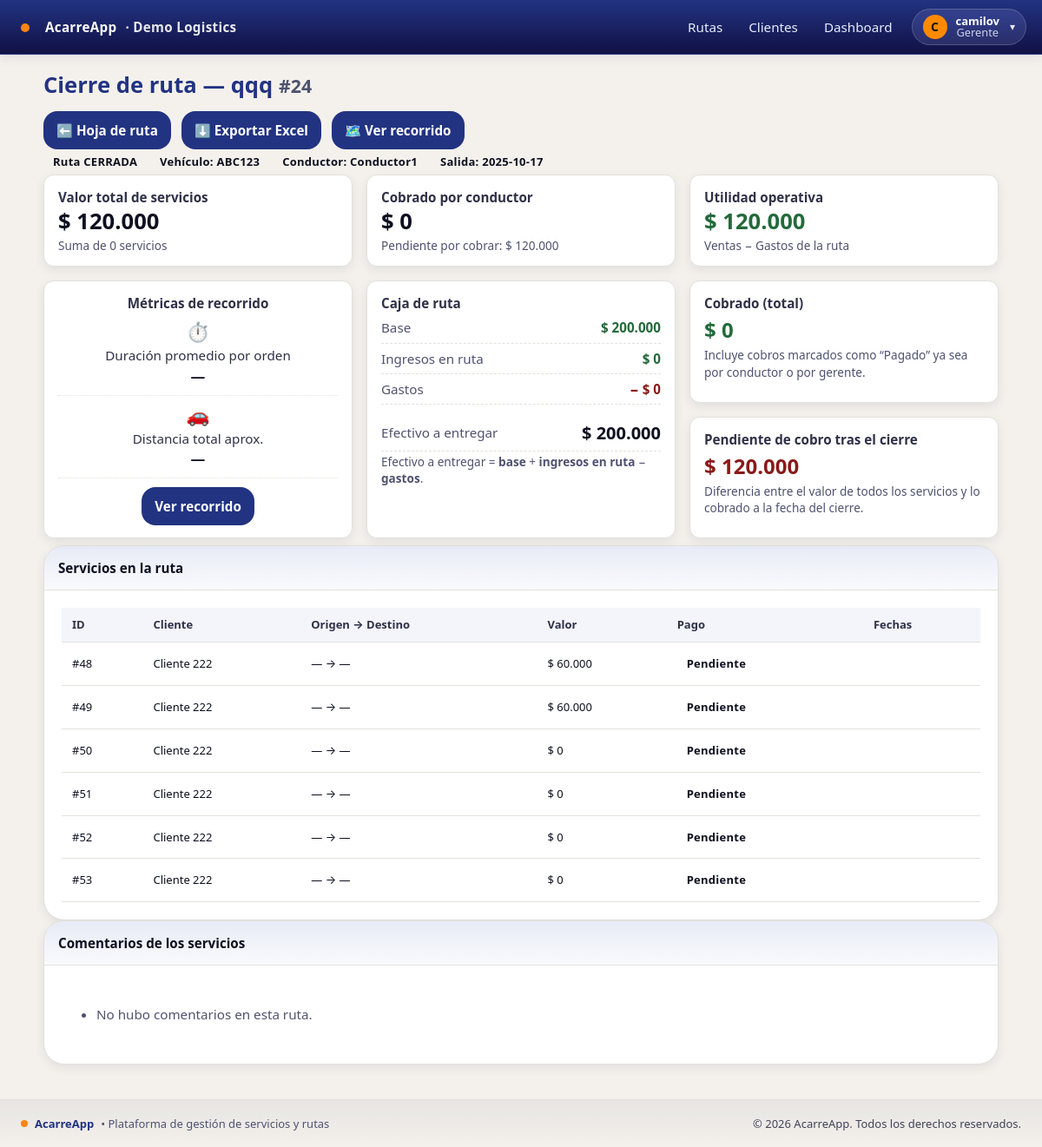
Screenshot of /rutas/24/cierre/ (signed in) with the database file from the repository.
### empresa/models.py (models this page shows, shortened)
class Empresa(models.Model):
    nombre = models.CharField(max_length=120, unique=True)
    slug = models.SlugField(max_length=60, unique=True)
    nit = models.CharField(max_length=30, blank=True)
    activa = models.BooleanField(default=True)
    created_at = models.DateTimeField(auto_now_add=True)

class Vehiculo(models.Model):
    empresa = models.ForeignKey(Empresa, on_delete=models.PROTECT)
    placa = models.CharField(max_length=15)
    marca = models.CharField(max_length=60, blank=True)
    modelo = models.CharField(max_length=60, blank=True)
    activo = models.BooleanField(default=True)
    class Meta:
        unique_together = [('empresa','placa')]
        ordering = ['placa']

class Cliente(models.Model):
    empresa = models.ForeignKey(Empresa, on_delete=models.PROTECT)
    nombre = models.CharField(max_length=120)
    contacto = models.CharField(max_length=120, blank=True)
    telefono = models.CharField(max_length=50, blank=True)
    direccion = models.CharField(max_length=200, blank=True)
    activo = models.BooleanField(default=True)
    class Meta:
        unique_together = [('empresa','nombre')]
        ordering = ['nombre']

### usuarios/models.py (models this page shows, shortened)
class UserProfile(models.Model):
    user = models.OneToOneField(User, on_delete=models.CASCADE)
    empresa = models.ForeignKey(Empresa, on_delete=models.PROTECT, null=True)
    rol = models.CharField(max_length=20, choices=[('GERENTE','Gerente'),('CONDUCTOR','Conductor')])

### rutas/models.py (models this page shows, shortened)
class Ruta(models.Model):
    empresa = models.ForeignKey(Empresa, on_delete=models.CASCADE)
    fecha_salida = models.DateField()
    vehiculo = models.ForeignKey(Vehiculo, on_delete=models.PROTECT)
    conductor = models.ForeignKey(User, on_delete=models.PROTECT)
    base_efectivo = models.DecimalField(max_digits=10, decimal_places=2, default=200000)
    estado = models.CharField(max_length=20, choices=[('ACTIVA', 'Activa'), ('CERRADA', 'Cerrada')], default='ACTIVA')
    nombre = models.CharField(max_length=150, blank=True, help_text="Ej: Jardin - Medellin - Jardin")
    created_at = models.DateTimeField(auto_now_add=True)

class CierreRuta(models.Model):
    empresa = models.ForeignKey(Empresa, on_delete=models.PROTECT)
    ruta = models.OneToOneField(Ruta, on_delete=models.PROTECT, related_name='cierre')
    total_servicios = models.PositiveIntegerField(default=0)
    total_cobrado = models.IntegerField(default=0)
    total_pendiente = models.IntegerField(default=0)
    total_gastos = models.IntegerField(default=0)
    total_ingresos = models.IntegerField(default=0)
    utilidad_neta = models.IntegerField(default=0)
    generado_por = models.ForeignKey(User, on_delete=models.PROTECT)
    generado_en = models.DateTimeField(auto_now_add=True)

### servicios/models.py (models this page shows, shortened)
class Servicio(models.Model):
    PENDIENTE = 'PEND'
    ANTICIPO = 'ANT'
    PAGADO = 'PAG'
    ESTADOS = [(PENDIENTE,'Pendiente'), (ANTICIPO,'Recibir anticipo'), (PAGADO,'Pagado')]
    cliente = models.ForeignKey('empresa.Cliente', on_delete=models.PROTECT)
    ruta = models.ForeignKey('rutas.Ruta', on_delete=models.CASCADE, related_name='servicios')
    valor = models.PositiveIntegerField(default=0)
    estado_pago = models.CharField(max_length=4, choices=ESTADOS, default=PENDIENTE)
    anticipo = models.PositiveIntegerField(default=0)
    origen = models.CharField(max_length=200, blank=True)
    destino = models.CharField(max_length=200, blank=True)
    notas = models.TextField(blank=True)
    recogido = models.BooleanField(default=False)
    entregado = models.BooleanField(default=False)
    recogido_en = models.DateTimeField(null=True, blank=True)
    lat_recogida = models.FloatField(null=True, blank=True)
    lon_recogida = models.FloatField(null=True, blank=True)
    entregado_en = models.DateTimeField(null=True, blank=True)
    lat_entrega = models.FloatField(null=True, blank=True)
    lon_entrega = models.FloatField(null=True, blank=True)
    orden = models.PositiveIntegerField(default=0, db_index=True)
    cantidad = models.PositiveIntegerField(
        default=1,
        validators=[MinValueValidator(1)],
        help_text="Número de unidades asociadas al servicio (mínimo 1)."
    )
    class Meta:
        ordering = ['ruta', 'orden', 'id']

### rutas/views.py (the view)
# urls.py: path('<int:ruta_id>/cierre/', views.cierre_resumen, name='cierre_resumen'),
@login_required
def cierre_resumen(request, ruta_id: int):
    ruta = get_object_or_404(Ruta, id=ruta_id)
    cierre = cerrar_ruta(ruta, request.user)
    servicios = (
        ruta.servicios.select_related('cliente')
        .all().order_by('id')
    )
    total_venta = sum((s.valor or 0) for s in servicios)
    total_cobrado = cierre.total_cobrado or 0
    pendiente_cobro = max(total_venta - total_cobrado, 0)
    base_efectivo   = ruta.base_efectivo or 0
    total_ingresos  = cierre.total_ingresos or 0   # puede o no traer la base incluida
    total_gastos    = cierre.total_gastos or 0
    ingresos_en_ruta_calc = total_ingresos - base_efectivo
    if ingresos_en_ruta_calc > 0:
        ingresos_en_ruta_final = ingresos_en_ruta_calc
    else:
        ingresos_en_ruta_final = total_cobrado  # fallback consistente con lo que ves en UI
    efectivo_entregar = base_efectivo + ingresos_en_ruta_final - total_gastos
    utilidad_operativa = total_venta - total_gastos
    context = {
        'ruta': ruta,
        'cierre': cierre,
        'servicios': servicios,
        'total_venta': total_venta,
        'total_cobrado': total_cobrado,
        'pendiente_cobro': pendiente_cobro,
        'base_efectivo': base_efectivo,
        'ingresos_en_ruta': ingresos_en_ruta_final,  # << usa SIEMPRE este
        'total_gastos': total_gastos,
        'efectivo_entregar': efectivo_entregar,
        'utilidad_operativa': utilidad_operativa,
    }
    return render(request, 'rutas/cierre_resumen.html', context)

### templates/rutas/cierre_resumen.html (shortened to what this page needs)
{% extends "base.html" %}
{% load formatting humanize l10n %}
{% block content %}
{% with rol=user.userprofile.rol|default_if_none:'' %}
{% if user.is_superuser or user.is_staff or rol == "GERENTE" %}
<div class="page-shell">
  <div class="d-flex justify-content-between align-items-center mb-3">
    <h1 class="m-0">Cierre de ruta — {{ ruta.nombre|default:"(sin nombre)" }} <small class="text-muted">#{{ ruta.id }}</small></h1>
    <div class="actions">
      <a class="btn btn-outline-secondary" href="{% url 'rutas:hoja' ruta.id %}">⬅️ Hoja de ruta</a>
      <a class="btn btn-success" href="{% url 'rutas:exportar_cierre_xlsx' ruta.id %}">⬇️ Exportar Excel</a>
      <a class="btn btn-outline-primary" href="{% url 'rutas:recorrido' ruta.id %}">🗺️ Ver recorrido</a>
    </div>
  </div>
  <div class="mb-3">
    {% if ruta.estado == "ACTIVA" %}
      <span class="badge text-bg-success">Ruta ACTIVA</span>
    {% else %}
      <span class="badge text-bg-secondary">Ruta CERRADA</span>
    {% endif %}
    {% if ruta.vehiculo %}
      <span class="badge text-bg-light text-dark">Vehículo: {% firstof ruta.vehiculo.placa ruta.vehiculo|stringformat:"s" "—" %}</span>
    {% endif %}
    {% if ruta.conductor %}
      <span class="badge text-bg-light text-dark">Conductor: {% firstof ruta.conductor.get_full_name ruta.conductor.username "—" %}</span>
    {% endif %}
    {% if ruta.fecha_salida %}
      <span class="badge text-bg-light text-dark">Salida: {{ ruta.fecha_salida|date:"Y-m-d" }}</span>
    {% endif %}
  </div>
  <div class="kpis">
    <div class="kpi">
      <div class="label">Valor total de servicios</div>
      <div class="value">{{ total_venta|default:0|money }}</div>
      <div class="desc">Suma de {{ cierre.total_servicios|default:servicios|length }} servicios</div>
    </div>
    <div class="kpi">
      <div class="label">Cobrado por conductor</div>
      <div class="value">{{ cierre.total_cobrado|default:0|money }}</div>
      <div class="desc">Pendiente por cobrar: {{ cierre.total_pendiente|default:0|money }}</div>
    </div>
    <div class="kpi">
      <div class="label">Utilidad operativa</div>
      <div class="value" style="color:{% if utilidad_operativa >= 0 %}#236a3b{% else %}#8a1a1a{% endif %};">
        {{ utilidad_operativa|default:0|money }}
      </div>
      <div class="desc">Ventas − Gastos de la ruta</div>
    </div>
  </div>
  <div class="kpis-2">
    <div class="kpi metrics-card">
      <div class="label">Métricas de recorrido</div>
      <div class="m-item">
        <div class="icon">⏱️</div>
        <div class="m-title">Duración promedio por orden</div>
        <div id="m-prom-dur" class="val">—</div>
      </div>
      <div class="m-item">
        <div class="icon">🚗</div>
        <div class="m-title">Distancia total aprox.</div>
        <div id="m-dist" class="val">—</div>
      </div>
      <div class="metrics-actions">
        <a class="btn btn-sm btn-outline-secondary" href="{% url 'rutas:recorrido' ruta.id %}">Ver recorrido</a>
      </div>
    </div>
    <div class="kpi er-card">
      <div class="label">Caja de ruta</div>
      <div class="rowline">
        <span class="muted">Base</span>
        <span class="pos">{{ base_efectivo|default:0|money }}</span>
      </div>
      <div class="rowline">
        <span class="muted">Ingresos en ruta</span>
        <span class="pos">{{ ingresos_en_ruta|default:0|money }}</span>
      </div>
      <div class="rowline">
        <span class="muted">Gastos</span>
        <span class="neg">− {{ total_gastos|default:0|money }}</span>
      </div>
      <div class="sep-12"></div>
      <div class="rowline">
        <span class="muted">Efectivo a entregar</span>
        <span class="net">{{ efectivo_entregar|default:0|money }}</span>
      </div>
      <div class="desc">
        Efectivo a entregar = <strong>base</strong> + <strong>ingresos en ruta</strong> − <strong>gastos</strong>.<br>
      </div>
    </div>
    <div class="right-stack">
      <div class="ind-card ok">
        <div class="label">Cobrado (total)</div>
        <div class="value">{{ total_cobrado|default:0|money }}</div>
        <div class="hint">Incluye cobros marcados como “Pagado” ya sea por conductor o por gerente.</div>
      </div>
      <div class="ind-card warn">
        <div class="label">Pendiente de cobro tras el cierre</div>
        <div class="value">{{ pendiente_cobro|default:0|money }}</div>
        <div class="hint">Diferencia entre el valor de todos los servicios y lo cobrado a la fecha del cierre.</div>
      </div>
    </div>
  </div>
  <div class="card shadow-sm mt-2">
    <div class="card-header">Servicios en la ruta</div>
    <div class="card-body p-0">
      <div class="table-responsive">
        <table class="table table-sm table-striped m-0">
          <thead>
            <tr>
              <th>ID</th>
              <th>Cliente</th>
              <th>Origen → Destino</th>
              <th class="text-end">Valor</th>
              <th class="text-center">Pago</th>
              <th class="text-center">Fechas</th>
            </tr>
          </thead>
          <tbody id="srv-tbody">
            {% for s in servicios %}
            <tr
            >
              <td>#{{ s.id }}</td>
              <td>{% firstof s.cliente.nombre s.cliente "—" %}</td>
              <td>{{ s.origen|default:"—" }} → {{ s.destino|default:"—" }}</td>
              <td class="text-end">{{ s.valor|money }}</td>
              <td class="text-center">
                {% if s.estado_pago == "PEND" %}
                  <span class="badge text-bg-secondary">Pendiente</span>
                {% elif s.estado_pago == "ANT" %}
                  <span class="badge text-bg-warning">Anticipo</span>
                {% else %}
                  <span class="badge text-bg-success">Pagado</span>
                {% endif %}
              </td>
              <td class="text-center">
              </td>
            </tr>
            {% empty %}
            <tr><td colspan="6" class="text-center text-muted py-3">Sin servicios en esta ruta.</td></tr>
            {% endfor %}
          </tbody>
        </table>
      </div>
    </div>
  </div>
  <div class="card shadow-sm mt-3">
    <div class="card-header">Comentarios de los servicios</div>
    <div class="card-body">
      <ul class="list-unstyled comments m-0">
        {% with hay=0 %}
          {% if hay == 0 %}
            <li class="text-muted">No hubo comentarios en esta ruta.</li>
          {% endif %}
        {% endwith %}
      </ul>
    </div>
  </div>
</div>
{% else %}
  <div class="alert alert-secondary">
    Esta información de cierre no está disponible para tu rol.
    <a href="{% url 'rutas:hoja' ruta.id %}" class="alert-link">Volver a la hoja de ruta</a>.
  </div>
{% endif %}
{% endwith %}
{% endblock %}

### templates/includes/navbar.html (shortened to what this page needs)
<header class="navbar">
  <div class="container nav-inner" style="padding-left:18px; padding-right:18px;">
    <a class="brand" href="{% url 'rutas:list' %}" style="display:flex;align-items:center;gap:10px;">
      <span class="dot" style="margin-left:6px;margin-right:8px;transform:translateY(1px);"></span>
      <span>AcarreApp</span>
      {% if empresa_actual %}
        <span class="empresa">· {{ empresa_actual.nombre }}</span>
      {% endif %}
    </a>
    {% if request.user.is_authenticated %}
      {% with rol=request.user.userprofile.rol|default_if_none:'' %}
        {% if request.user.is_superuser or request.user.is_staff or rol == 'GERENTE' %}
          <nav class="nav main-nav" aria-label="Navegación principal">
            <a href="{% url 'rutas:list' %}">Rutas</a>
            <a href="{% url 'empresa:clientes_list' %}">Clientes</a>
            <a href="{% url 'dashboard:home' %}">Dashboard</a>
          </nav>
        {% else %}
          <nav class="nav main-nav" aria-label="Navegación principal">
            <a href="{% url 'rutas:list' %}">Rutas</a>
          </nav>
        {% endif %}
        <div class="menu-right" style="display:flex;align-items:center;gap:10px;">
          <button class="userchip" id="userchip" aria-haspopup="true" aria-expanded="false"
                  title="{{ request.user.get_full_name|default:request.user.username }}">
            <span class="avatar">
              {{ request.user.get_full_name|default:request.user.username|first|upper }}
            </span>
            <span class="meta">
              <span class="name">{{ request.user.get_full_name|default:request.user.username }}</span>
              {% if rol %}<span class="role">{{ rol|title }}</span>{% endif %}
            </span>
            <span class="caret">▾</span>
          </button>
        </div>
      {% endwith %}
    {% else %}
      <nav class="nav main-nav" aria-label="Navegación principal">
        <a href="{% url 'login' %}">Iniciar sesión</a>
      </nav>
    {% endif %}
  </div>
</header>

### rows the page displays
Empresa: nombre "Demo Logistics"
UserProfile: rol "Gerente"
Ruta: nombre "qqq", id "24", vehiculo.placa "ABC123", conductor.username "Conductor1", fecha_salida "2025-10-17", base_efectivo "$ 200.000"
CierreRuta: total_servicios|length "0", total_cobrado "$ 0", total_pendiente "$ 120.000"
Servicio: id "48", cliente.nombre "Cliente 222", origen "—", destino "—", valor "$ 60.000", estado_pago "Pendiente"
Servicio: id "49", cliente.nombre "Cliente 222", origen "—", destino "—", valor "$ 60.000", estado_pago "Pendiente"
Servicio: id "50", cliente.nombre "Cliente 222", origen "—", destino "—", valor "$ 0", estado_pago "Pendiente"
Servicio: id "51", cliente.nombre "Cliente 222", origen "—", destino "—", valor "$ 0", estado_pago "Pendiente"
Servicio: id "52", cliente.nombre "Cliente 222", origen "—", destino "—", valor "$ 0", estado_pago "Pendiente"
Servicio: id "53", cliente.nombre "Cliente 222", origen "—", destino "—", valor "$ 0", estado_pago "Pendiente"

### other values shown
{{ request.user.get_full_name|default:request.user.username|first|upper }} "C"
{{ request.user.get_full_name|default:request.user.username }} "camilov"
{{ total_venta|default:0|money }} "$ 120.000"
{{ utilidad_operativa|default:0|money }} "$ 120.000"
{{ ingresos_en_ruta|default:0|money }} "$ 0"
{{ total_gastos|default:0|money }} "$ 0"
{{ efectivo_entregar|default:0|money }} "$ 200.000"
{{ total_cobrado|default:0|money }} "$ 0"
{{ pendiente_cobro|default:0|money }} "$ 120.000"
